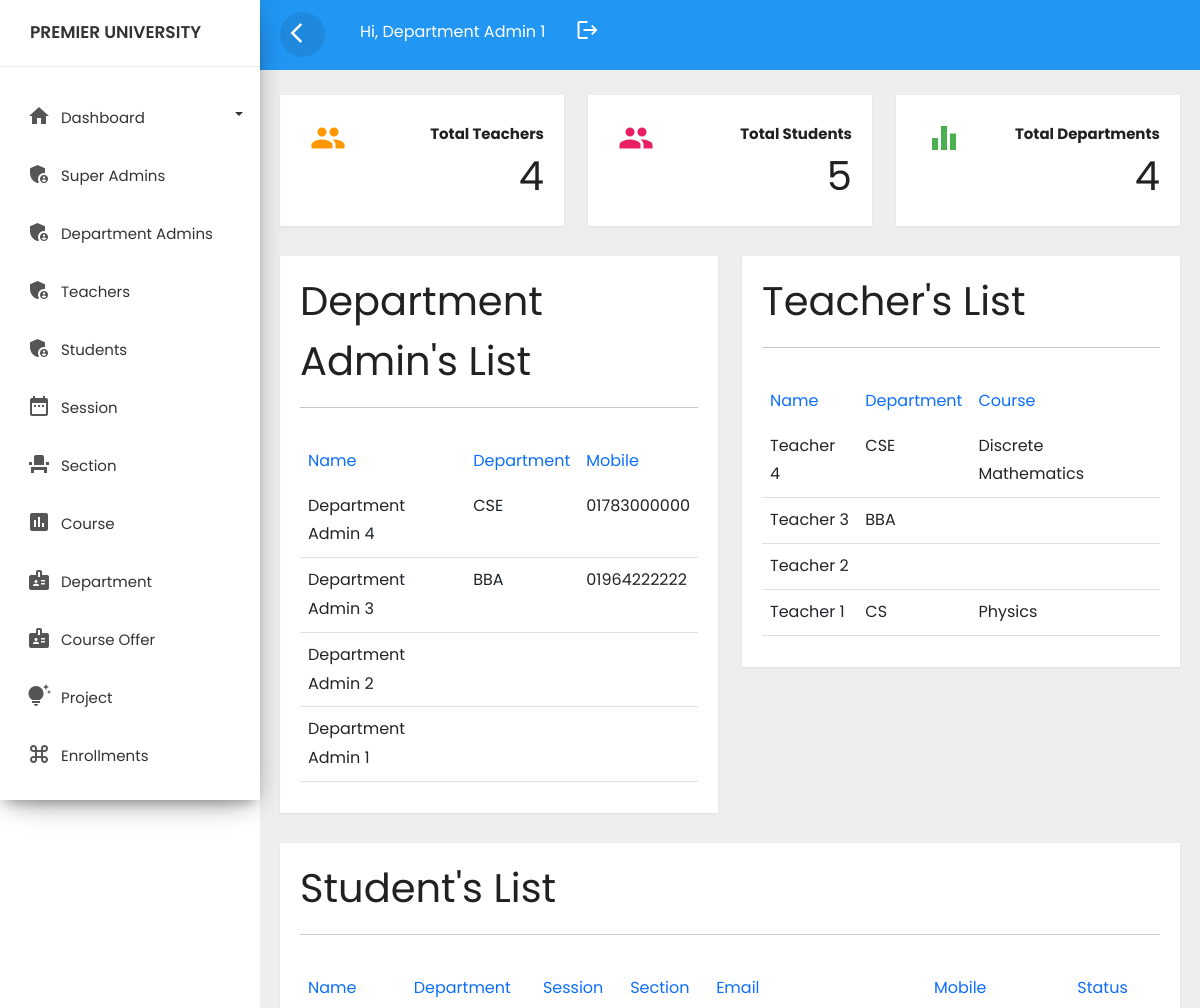
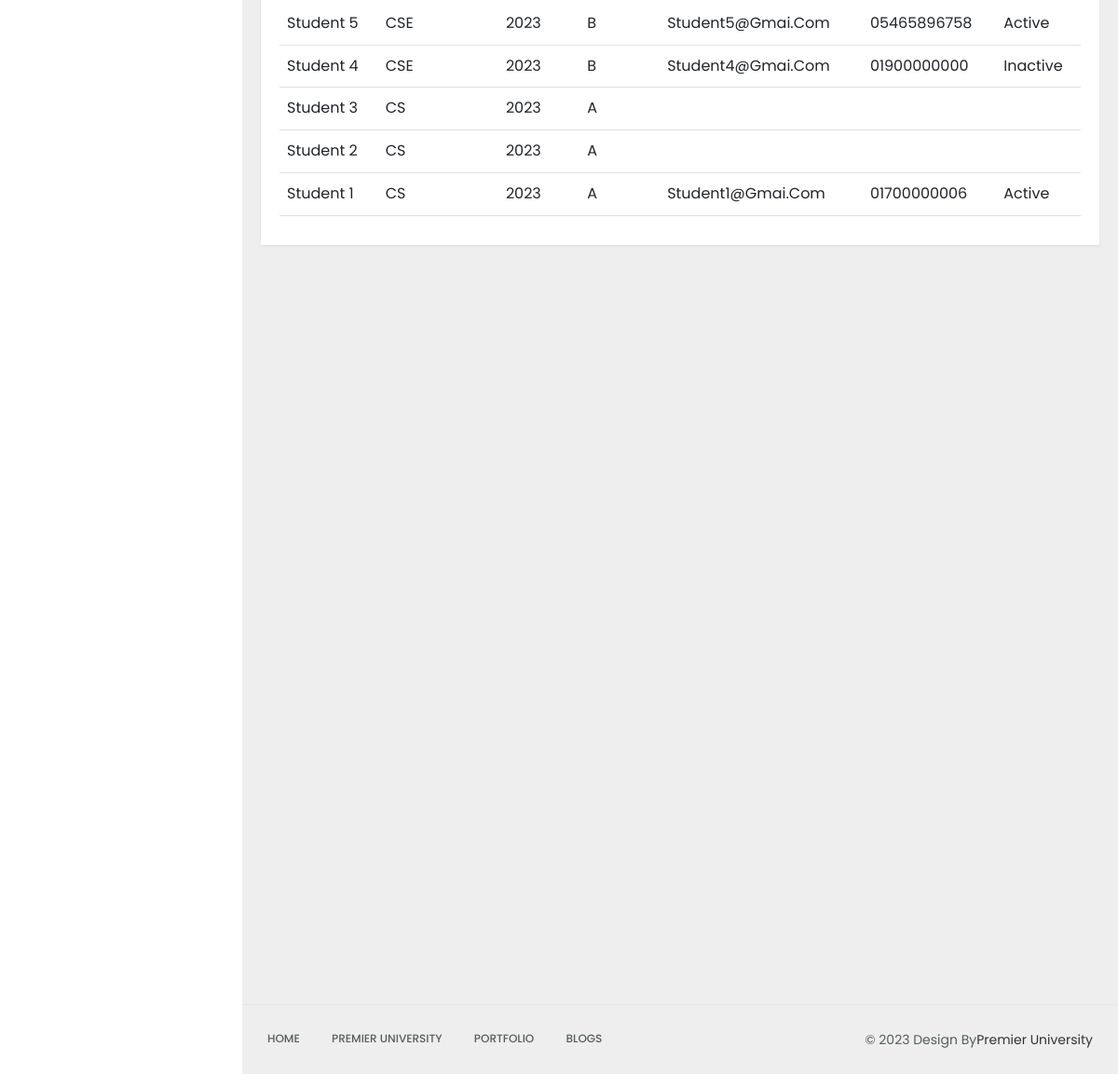
/admin_page.php (signed in), run on the app's committed database (2 pictures, top to bottom).
### tables this page shows
CREATE TABLE `users` (
  `id` int(11) NOT NULL,
  `name` varchar(100) NOT NULL,
  `username` varchar(100) NOT NULL,
  `password` varchar(100) NOT NULL,
  `role` varchar(100) NOT NULL,
  `created` timestamp NOT NULL DEFAULT current_timestamp() ON UPDATE current_timestamp(),
  `email` varchar(100) NOT NULL,
  `address` varchar(50) DEFAULT NULL,
  `sessionid` int(11) DEFAULT NULL,
  `sectionid` int(11) DEFAULT NULL,
  `courseid` int(11) DEFAULT NULL,
  `departmentid` int(11) DEFAULT NULL,
  `status` varchar(10) DEFAULT NULL,
  `mobile` varchar(100) NOT NULL
);

CREATE TABLE `department` (
  `departmentid` int(11) NOT NULL,
  `departmentname` varchar(255) NOT NULL,
  `remarks` varchar(255) NOT NULL
);

CREATE TABLE `course` (
  `courseid` int(11) NOT NULL,
  `course` varchar(255) NOT NULL,
  `departmentid` int(11) DEFAULT NULL,
  `totalmarks` float DEFAULT NULL,
  `description` varchar(255) DEFAULT NULL
);

CREATE TABLE `session` (
  `sessionid` int(11) NOT NULL,
  `session` varchar(50) NOT NULL,
  `courseid` int(11) DEFAULT NULL
);

CREATE TABLE `section` (
  `sectionid` int(11) NOT NULL,
  `sessionid` varchar(30) NOT NULL,
  `sectionname` varchar(30) NOT NULL,
  `departmentid` int(11) DEFAULT NULL
);

### main-content.php (the view, shortened to what this page needs)
<div class="main-content">
		      <div class="row">
			     <div class="col-lg-4 col-md-6 col-sm-6">
				    <div class="card card-stats">
					   <div class="card-header">
					      <div class="icon icon-warning">
						     <span class="material-icons">people</span>
						  </div>
					   </div>
					   <div class="card-content">
					       <p class="category"><strong>Total Teachers</strong></p>
						   <h1 class="card-title">
						   	<?php
											@include 'config.php';
											$query=mysqli_query($conn,"SELECT count(id) as id FROM `users` WHERE role='teacher'  ");
											while($row=mysqli_fetch_array($query)){
											?>
											<?php echo ucwords($row['id']); ?>
											<?php
											}
										?>
						    </h1>
					   </div>
					</div>
				 </div>
				 <div class="col-lg-4 col-md-6 col-sm-6">
				    <div class="card card-stats">
					   <div class="card-header">
					      <div class="icon icon-rose">
						     <span class="material-icons">people</span>
						  </div>
					   </div>
					   <div class="card-content">
					       <p class="category"><strong>Total Students</strong></p>
						   <h1 class="card-title">
						   	<?php
											@include 'config.php';
											$query=mysqli_query($conn,"SELECT count(id) as id FROM `users` WHERE role='student' ");
											while($row=mysqli_fetch_array($query)){
											?>
											<?php echo ucwords($row['id']); ?>
											<?php
											}
										?>
						   </h1>
					   </div>
					</div>
				 </div>
				 <div class="col-lg-4 col-md-6 col-sm-6">
                            <div class="card card-stats">
                                <div class="card-header">
                                    <div class="icon icon-success">
                                        <span class="material-icons">equalizer</span>
                                    </div>
                                </div>
                                <div class="card-content">
                                    <p class="category"><strong>Total Departments</strong></p>
                                    <h1 class="card-title">
                                    	<?php
											@include 'config.php';
											$query=mysqli_query($conn,"SELECT count(departmentid) as id FROM `department` ");
											while($row=mysqli_fetch_array($query)){
											?>
											<?php echo ucwords($row['id']); ?>
											<?php
											}
										?>
                                    </h1>
                                </div>
                            </div>
                        </div>
			  </div>
			  <div class="row">
			     <div class="col-lg-6 col-md-12">
				   <div class="card" >
				       <div class="card-header card-header-text">
					      <h1 class="card-title">Department Admin's List</h1>
					      <hr>
					   </div>
					   <div class="card-content table-responsive">
					       <table class="table table-hover">
						      <thead class="text-primary">
								 <th>Name</th>
								 <th>Department</th>
								 <th>Mobile</th>
							  </thead>
							  <tbody>
							     <?php
											@include 'config.php';
											$query=mysqli_query($conn,"SELECT * from users left join department on users.departmentid=department.departmentid left join course on users.courseid=course.courseid where users.role='department_admin' order by id desc,name asc limit 5 ");
											while($row=mysqli_fetch_array($query)){
											?>
											<tr>
												<td><?php echo ucwords($row['name']); ?></td>
												<td><?php echo ucwords($row['departmentname']); ?></td>
												<td><?php echo ucwords($row['mobile']); ?></td>
											</tr>
											<?php
											}
										?>
							  </tbody>
						   </table>
					   </div>
				   </div>
		   </div>
		   <div class="col-lg-6 col-md-12">
		      <div class="card" >
			     <div class="card-header card-header-text">
                   <h1 class="card-title">Teacher's List</h1>
                   <hr>
                 </div>
			  <div class="card-content table-responsive">
					       <table class="table table-hover">
						      <thead class="text-primary">
								 <th>Name</th>
								 <th>Department</th>
								 <th>Course</th>
							  </thead>
							  <tbody>
							     <?php
											@include 'config.php';
											$query=mysqli_query($conn,"SELECT * from users left join department on users.departmentid=department.departmentid left join course on users.courseid=course.courseid where users.role='teacher' order by id desc,name asc limit 5 ");
											while($row=mysqli_fetch_array($query)){
											?>
											<tr>
												<td><?php echo ucwords($row['name']); ?></td>
												<td><?php echo ucwords($row['departmentname']); ?></td>
												<td><?php echo ucwords($row['course']); ?></td>
											</tr>
											<?php
											}
										?>
							  </tbody>
						   </table>
					   </div>
		   </div>
		</div>
	</div>
		<div class="row">
			<div class="col-lg-12 col-md-12">
		      <div class="card">
			     <div class="card-header card-header-text">
                   <h1 class="card-title">Student's List</h1>
                   <hr>
                 </div>
			  <div class="card-content table-responsive">
					       <table class="table table-hover">
						      <thead class="text-primary">
								 <tr>
											<th>Name</th>
											<th>Department</th>
											<th>Session</th>
											<th>Section</th>
											<th>Email</th>
											<th>Mobile</th>
											<th>Status</th>
										</tr>
							  </thead>
							  <tbody>
							     <?php
											@include 'config.php';
											$query=mysqli_query($conn,"SELECT * from users left join department on users.departmentid=department.departmentid left join session on users.sessionid=session.sessionid left join section on users.sectionid=section.sectionid where users.role='student' order by id desc,name asc limit 10 ");
											while($row=mysqli_fetch_array($query)){
											?>
											<tr>
												<td><?php echo ucwords($row['name']); ?></td>
												<td><?php echo ucwords($row['departmentname']); ?></td>
												<td><?php echo ucwords($row['session']); ?></td>
												<td><?php echo ucwords($row['sectionname']); ?></td>
												<td><?php echo ucwords($row['email']); ?></td>
												<td><?php echo ucwords($row['mobile']); ?></td>
												<td><?php echo ucwords($row['status']); ?></td>
											</tr>
											<?php
											}
										?>
							  </tbody>
						   </table>
					   </div>
		   </div>
		</div>
		     </div>
			  </div>

### css/custom.css (style rules this page uses)
body,html { line-height:1.8; font-family:'Roboto',sans-serif; color:#555e58; text-transform:capitalize; font-weight:400; margin:0px; padding:0px; }
h1,h2,h3,h4,h5,h6,.h1,.h2,.h3,.h4 { font-weight:400; line-height:1.5em; }
p { font-size:15px; margin:12px 0 0; line-height:24px; }
.material-icons { font-family: 'Material Icons'; font-weight: normal; font-style: normal; font-size: 24px; display: inline-block; line-height: 1; text-transform: none; letter-spacing: normal; word-wrap: normal; white-space: nowrap; direction: ltr; -webkit-font-smoothing: antialiased; text-rendering: optimizeLegibility; -moz-osx-font-smoothing: grayscale; font-feature-settings: 'liga'; }
.main-content { padding:10px 20px 0px 20px; position:relative; width:100%; }
.card { margin:10px 0px; }
.card { border-radius:0px!important; }
.card { display:inline-block; position:relative; border:none; width:100%; margin:15px 0; box-shadow:0 1px 2px rgb(0 0 0 / 8%); border-radius:6px; color:rgba(0,0,0,0.87); background-color:#fff; }
.card-stats .card-header { float:left; text-align:center; }
.card .card-header { padding:15px 20px 0; z-index:3; border-bottom:0px!important; background-color:#fff; border-radius:none; }
.card-stats .card-header span { font-size:36px; line-height:56px; width:56px; height:56px; }
.icon.icon-warning { color:#ff9800; }
.icon.icon-rose { color:#e91e63; }
.icon.icon-success { color:#4caf50; }
.card-stats .card-content { text-align:right; padding-top:10px; }
.card .card-content { padding:15px 20px; position:relative; }
.card .card-content .category { margin-bottom:0; }
.card .card-title:not(.card-calender .card-title) { margin-top:0; margin-bottom:5px; }
.card-stats .card-title { margin:0; }
.table > thead > tr > th { border-bottom:1px; font-size:16px; font-weight:400; }

### logincss/style.css (style rules this page uses)
* { font-family: 'Poppins', sans-serif; margin:0; padding:0; box-sizing: border-box; outline: none; border:none; text-decoration: none; }

### data on the page
users: name "Department Admin 4", departmentid.departmentname "CSE", mobile "01783000000"
users: name "Department Admin 3", departmentid.departmentname "BBA", mobile "01964222222"
users: name "Department Admin 2"
users: name "Department Admin 1"
users: name "Teacher 4", departmentid.departmentname "CSE", courseid.course "Discrete Mathematics"
users: name "Teacher 3", departmentid.departmentname "BBA"
users: name "Teacher 2"
users: name "Teacher 1", departmentid.departmentname "CS", courseid.course "Physics"
users: name "Student 5", departmentid.departmentname "CSE", sessionid.session "2023", sectionid.sectionname "B", email "Student5@gmai.com", mobile "05465896758", status "Active"
users: name "Student 4", departmentid.departmentname "CSE", sessionid.session "2023", sectionid.sectionname "B", email "Student4@gmai.com", mobile "01900000000", status "Inactive"
users: name "Student 3", departmentid.departmentname "CS", sessionid.session "2023", sectionid.sectionname "A"
users: name "Student 2", departmentid.departmentname "CS", sessionid.session "2023", sectionid.sectionname "A"
users: name "Student 1", departmentid.departmentname "CS", sessionid.session "2023", sectionid.sectionname "A", email "Student1@gmai.com", mobile "01700000006", status "Active"

### other printed values
$_SESSION['user'] "Department Admin 1"
$row['id'] "4"
$row['id'] "5"
